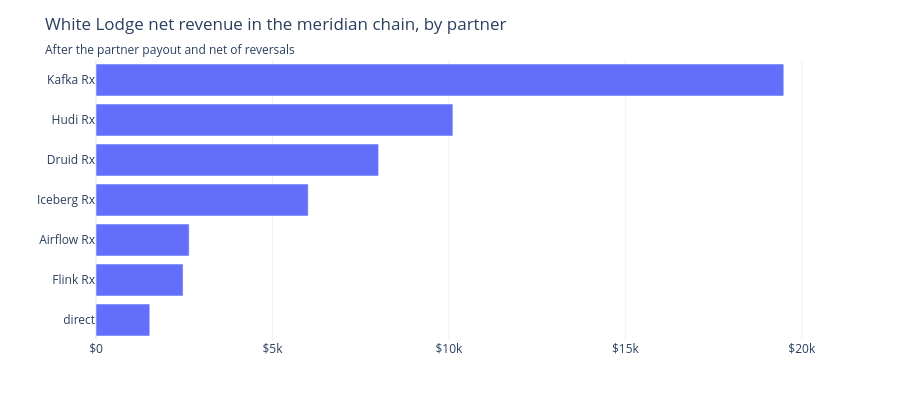

The cell this chart's notebook holds for it:
### Code cell
fig = px.bar(by_chain.assign(revenue=lambda d: d.wls_revenue / 100),
             x="revenue", y="partner", orientation="h",
             labels={"revenue": "", "partner": ""})
fig.update_yaxes(categoryorder="total ascending")
fig.update_xaxes(tickprefix="$", tickformat="~s")
fig.update_layout(title=dict(
    text=f"White Lodge net revenue in the {chain} chain, by partner",
    subtitle=dict(text="After the partner payout and net of reversals")))
fig

### Figure 1 — Plotly figure (JSON) as saved in the notebook; plotly's stock layout.template omitted (floating-point values rounded to 4 significant figures)
{"data": [{"hovertemplate": "=%{y}<extra></extra>", "legendgroup": "", "marker": {"color": "#636efa", "pattern": {"shape": ""}}, "name": "", "orientation": "h", "showlegend": false, "textposition": "auto", "type": "bar", "x": [19490.0, 10110.0, 8009.0, 6014.0, 2640.0, 2467.0, 1525.0], "xaxis": "x", "y": ["Kafka Rx", "Hudi Rx", "Druid Rx", "Iceberg Rx", "Airflow Rx", "Flink Rx", "direct"], "yaxis": "y"}], "layout": {"barmode": "relative", "height": 420, "legend": {"tracegroupgap": 0}, "margin": {"t": 60}, "title": {"subtitle": {"text": "After the partner payout and net of reversals"}, "text": "White Lodge net revenue in the meridian chain, by partner"}, "xaxis": {"anchor": "y", "domain": [0.0, 1.0], "tickformat": "~s", "tickprefix": "$", "title": {"text": ""}}, "yaxis": {"anchor": "x", "categoryorder": "total ascending", "domain": [0.0, 1.0], "title": {"text": ""}}}}
